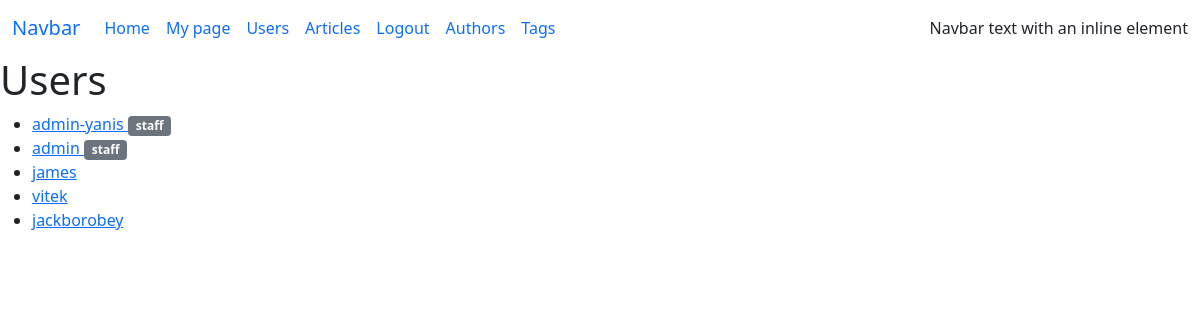
Screenshot of /users/ (signed in) with the database file from the repository.
### blog/models/user.py (models this page shows, shortened)
class User(db.Model, UserMixin):
    __tablename__ = 'users'
    id: so.Mapped[int] = so.mapped_column(primary_key=True, autoincrement=True)
    username: so.Mapped[str] = so.mapped_column(sa.String(20), unique=True, nullable=False)
    first_name: so.Mapped[str] = so.mapped_column(sa.String(30), nullable=False, default='no name', server_default='no name')
    last_name: so.Mapped[str] = so.mapped_column(sa.String(50),
                                                 unique=False,
                                                 nullable=False,
                                                 default='',
                                                 server_default='')
    email: so.Mapped[str] = so.mapped_column(sa.String(50),
                                             unique=True,
                                             nullable=True,
                                   )
    is_staff: so.Mapped[bool] = so.mapped_column(nullable=False, default=False, server_default=sa.false())
    _password: so.Mapped[bytes] = so.mapped_column(sa.LargeBinary, nullable=True)
    author = relationship('Author', uselist=False, back_populates='user')
    @property
    def password(self):
        return self._password

### blog/views/users.py (the view)
@users_app.route('/', endpoint='list')
def users_list():
    users = User.query.all()
    return render_template('users/list.html', users=users,)

### blog/app.py (called while the page is built)
def _add_extensions(app):
    db.init_app(app)
    migrate.init_app(app, db, compare_type=True)
    login_manager.init_app(app)
    flask_bcrypt.init_app(app)
    from .models import User
    @login_manager.user_loader
    def load_user(user_id):
        return User.query.filter_by(id=user_id).one_or_none()
    @login_manager.unauthorized_handler
    def unauthorized():
        return redirect(url_for('auth_app.login'))

### blog/templates/users/list.html (shortened to what this page needs)
{% extends 'base.html' %}
{% block body %}
    <h1>Users</h1>
    <div>
    <ul>
    {% if current_user.is_staff %}
        {% for user in users %}
        <li>
            <a href="{{ url_for('users_app.details', user_id=user.id) }}">
            {{ user.username }}
            </a>
        {% if user.is_staff %}
        <span class="badge bg-secondary">staff</span>
        {% endif %}
        </li>
        {% endfor %}
    {% else %}
    <h1> Залогиньтесь через админку! </h1>
    {% endif %}
    </ul>
    </div>
{% endblock %}

### rows the page displays
User: username "admin-yanis", is_staff "staff"
User: username "admin", is_staff "staff"
User: username "james"
User: username "vitek"
User: username "jackborobey"

### other values shown
{{ item.label }} "Home" "My page" "Users" "Articles" "Authors" "Tags"
{{ item.label }} "Logout"
